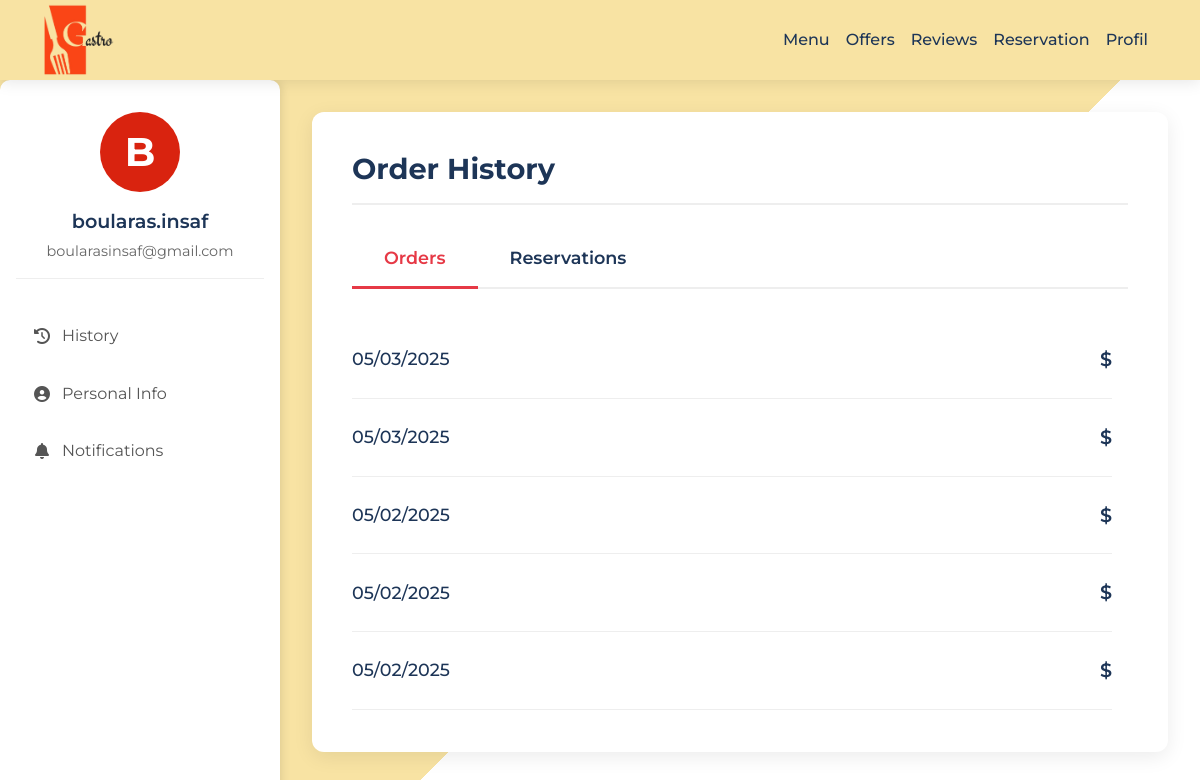
Page /restaurant/profile/ (signed in) on the earlier database version.
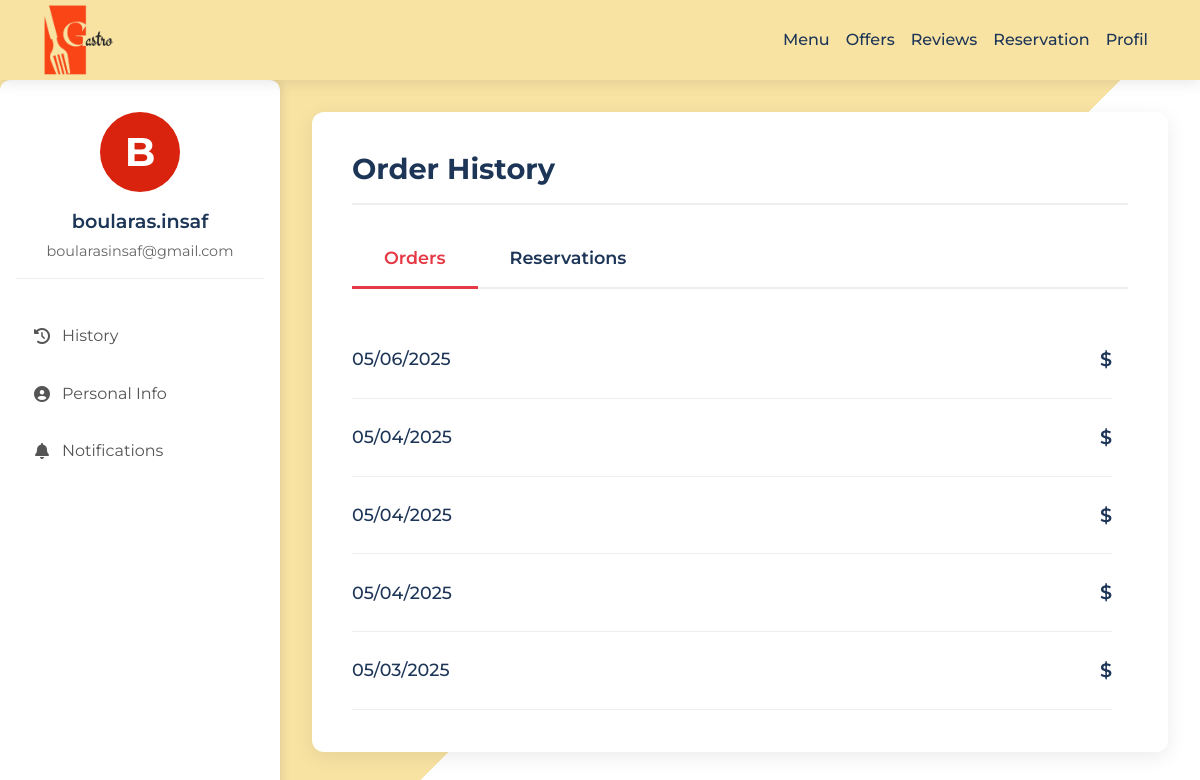
Same page on the later database version.
### orders/models.py (models this page shows, shortened)
class Order(models.Model):
    order_date = models.DateTimeField(auto_now_add=True)
    status = models.CharField(max_length=30, choices=OrderStatus.choices)
    mode = models.CharField(max_length=10, choices=OrderMode.choices)
    client = models.ForeignKey(Client, on_delete=models.CASCADE, null=True)
    server = models.ForeignKey(Server, on_delete=models.SET_NULL, null=True)
    restaurant = models.ForeignKey(Restaurant, on_delete=models.CASCADE)
    table_number = models.PositiveIntegerField(null=True, blank=True)

### restaurant/views.py (the view)
# urls.py: path('profile/', views.profile, name='profile'),
@client_required
def profile(request):
    if request.method == 'POST':
        u_form = UserUpdateForm(request.POST, instance=request.user)
        p_form = CustomPasswordChangeForm(user=request.user, data=request.POST)
        if 'update_info' in request.POST and u_form.is_valid():
            u_form.save()
            messages.success(request, 'Your profile has been updated!')
            return redirect('profile')
        elif 'change_password' in request.POST and p_form.is_valid():
            p_form.save()
            messages.success(request, 'Your password has been updated!')
            return redirect('profile')
    else:
        u_form = UserUpdateForm(instance=request.user)
        p_form = CustomPasswordChangeForm(user=request.user)
    orders = Order.objects.filter(client=request.user.client).order_by('-order_date')[:5]
    reservations = Reservation.objects.filter(client=request.user.client).order_by('-datetime')[:5]
    context = {
        'u_form': u_form,
        'p_form': p_form,
        'orders': orders,
        'reservations': reservations,
    }
    return render(request, 'client/profil.html', context)

### templates/client/profil.html (shortened to what this page needs)
<!DOCTYPE html>
{% load static %}
<html lang="en">
<head>
    <link href="https://cdn.jsdelivr.net/npm/bootstrap@5.3.2/dist/css/bootstrap.min.css" rel="stylesheet">
    <link rel="stylesheet" href="https://cdnjs.cloudflare.com/ajax/libs/font-awesome/6.4.0/css/all.min.css">
    <link rel="stylesheet" href="{% static 'styles/client/profil.css' %}">
</head>
<body>
    <nav class="navbar navbar-expand-lg">
        <div class="container">
            <a class="navbar-brand" href="{% url 'landing_page' %}">
                <img src="{% static 'images/GASTRO_LINK-.png' %}" alt="GastroLink" class="logo">
            </a>
            <div class="collapse navbar-collapse" id="navbarNav">
                <ul class="navbar-nav ms-auto">
                    <li class="nav-item"><a class="nav-link" href="{% url 'order' %}">Menu</a></li>
                    <li class="nav-item"><a class="nav-link" href="{% url 'client_offers' %}">Offers</a></li>
                    <li class="nav-item"><a class="nav-link" href="{% url 'review_list' %}">Reviews</a></li>
                    <li class="nav-item"><a class="nav-link" href="{% url 'create_reservation' %}">Reservation</a></li>
                    <li class="nav-item"><a class="nav-link" href="{% url 'profile' %}">Profil</a></li>
                </ul>
            </div>
        </div>
    </nav>
    <div class="main-container">
        <div class="sidebar">
            <div class="sidebar-header">
                <div class="avatar-circle" style="background-color: #d9230f;">
                    {{ user.username.0|upper }}
                </div>
                <div class="sidebar-name-email">
                    <div class="sidebar-name">{{ user.get_full_name|default:user.username }}</div>
                    <div class="sidebar-email">{{ user.email }}</div>
                </div>
            </div>
            <ul class="sidebar-menu">
                <li>
                    <a href="#" class="active" onclick="showSection('history')">
                        <i class="fas fa-history"></i> History
                    </a>
                </li>
                <li>
                    <a href="#" onclick="showSection('personal-info')">
                        <i class="fas fa-user-circle"></i> Personal Info
                    </a>
                </li>
                <li>
                    <a href="#" onclick="showSection('notifications')">
                        <i class="fas fa-bell"></i> Notifications
                    </a>
                </li>
            </ul>
        </div>
        <div class="content">
            <div class="profile-card">
                <div class="history-section" id="history-section">
                    <h2 class="section-title">Order History</h2>
                    <div class="history-tabs">
                        <div class="history-tab active" onclick="showHistoryTab('orders')">Orders</div>
                        <div class="history-tab" onclick="showHistoryTab('reservations')">Reservations</div>
                    </div>
                    <div class="history-content">
                        <div class="orders-list" id="orders-list">
                            {% for order in orders %}
                            <div class="order-item">
                                <div class="order-date">{{ order.order_date|date:"m/d/Y" }}</div>
                                <div class="order-price">${{ order.total_price }}</div>
                            </div>
                            {% empty %}
                            <div class="no-orders">No orders yet.</div>
                            {% endfor %}
                        </div>
                    </div>
                </div>
            </div>
        </div>
    </div>
</body>
</html>

Differences in the rows shown:
no longer on this page (row unchanged): Order: order_date "05/03/2025"
no longer on this page (row unchanged): Order: order_date "05/02/2025"
no longer on this page (row unchanged): Order: order_date "05/02/2025"
no longer on this page (row unchanged): Order: order_date "05/02/2025"
added Order: order_date "05/06/2025"
added Order: order_date "05/04/2025"
added Order: order_date "05/04/2025"
added Order: order_date "05/04/2025"
